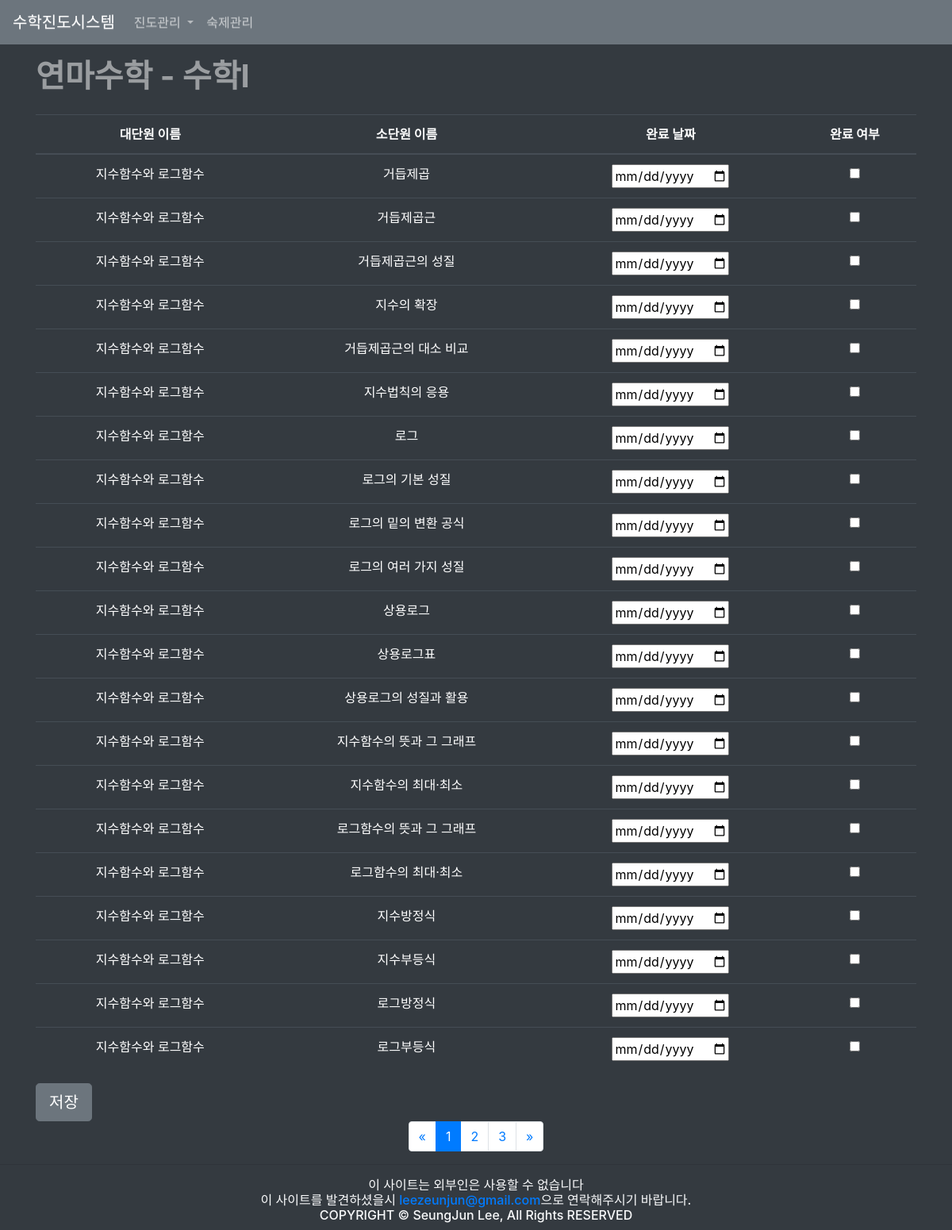
/php/list.php?title=yeonma_math1&page=1, run on the app's committed database.
### tables this page shows
CREATE TABLE yeonma_math1 (
    BigMem VARCHAR(50) NULL,
    BigNum INT,
    SmlMem VARCHAR(50) NULL,
    SmlNum INT,
    CompleteDate DATE,
    CompleteTrue BOOLEAN
);

### php/db.php (called while the page is built, shortened)
<?php
	$db=new mysqli("localhost","root","root1234","math");
	$db->set_charset("utf8");
	function mq($sql) {
		global $db;
		return $db->query($sql);
	}
?>

### php/list.php (the view, shortened to what this page needs)
<?php
    include "db.php";
?>
<!DOCTYPE html>
<html lang="ko">
<head>
    <link rel="stylesheet" href="https://stackpath.bootstrapcdn.com/bootstrap/4.4.1/css/bootstrap.min.css">
    <link rel="stylesheet" href="https://maxcdn.bootstrapcdn.com/bootstrap/3.3.2/css/bootstrap-theme.min.css">
</head>
<body class="bg-dark">
    <header role="header">
        <nav class="navbar navbar-expand-lg navbar-dark bg-secondary">
            <a href="index.php" class="navbar-brand">수학진도시스템</a>
            <div class="collapse navbar-collapse" id="navbarSupportedContent">
                <ul class="navbar-nav mr-auto">
                    <li class="nav-item dropdown">
                        <a href="#" class="nav-link dropdown-toggle" id="navbarDropdown" role="button" data-toggle="dropdown" aria-haspopup="true" aria-expanded="false">
                            진도관리
                        </a>
                    </li>
                    <li class="nav-item">
                        <a href="#" class="nav-link">숙제관리</a>
                    </li>
                </ul>
            </div>
        </nav>
    </header>
    <main role="main" class="mt-3 ml-1 mr-1">
        <div class="container-lg">
            <p class="font-weight-bold h1 text-white-50">
                <?php
                    $title=$_GET['title'];
                    $page=$_GET['page'];
                    if($title=="yeonma_math1") {
                        echo "연마수학 - 수학Ⅰ";
                    } else if($title=="ssen_math1") {
                        echo "라이트센 - 수학Ⅰ";
                    } else if($title=="yeonma_huaktong") {
                        echo "연마수학 - 확률과 통계";
                    } else if($title=="ssen_huaktong") {
                        echo "라이트센 - 확률과 통계";
                    } else {
                    }
                ?>
            </p>
            <form action="write.php" enctype="multipart/form-data" method="post">
                <table class="table table-dark text-center mt-4">
                    <thead>
                        <tr>
                            <th scope="col">대단원 이름</th>
                            <th scope="col">소단원 이름</th>
                            <th scope="col">완료 날짜</th>
                            <th scope="col">완료 여부</th>
                        </tr>
                    </thead>
                    <tbody>
                        <?php
                            $query="SELECT * FROM $title WHERE BigNum=$page";
                            $sql=mq($query);
                            while($list=$sql->fetch_array()) {
                                ?>
                                    <tr>
                                        <td scope="col1"><?php echo $list["BigMem"] ?></td>
                                        <td scope="col1" name="smlmem"><?php echo $list["SmlMem"] ?></td>
                                        <td scope="col1">
                                            <?php
                                                if($list["CompleteTrue"]==0) {
                                                    echo '<input type="date" name="completedate">';
                                                } else {
                                                    echo $list["CompleteDate"];
                                                }
                                            ?>
                                        </td>
                                        <td scope="col1">
                                            <?php
                                                if($list["CompleteTrue"]==0) {
                                                    echo '<input type="checkbox" name="completetrue">';
                                                } else {
                                                    echo '<input type="checkbox" checked disable>';
                                                }
                                            ?>
                                        </td>
                                    </tr>
                                <?php
                            }
                        ?>
                    </tbody>
                </table>
                <button type="submit" class="btn btn-secondary btn-lg">저장</button>
            </form>
            <nav aria-label="Page navigation example">
                <ul class="pagination justify-content-center">
                    <li class="page-item">
                        <a href="#" class="page-link">
                            <span aria-hidden="true">&laquo;</span>
                        </a>
                    </li>
                    <li class="page-item <?php if($page=="1") echo "active"; ?> "><a href="<?php echo "list.php?title=$title&page=1" ?>" class="page-link">1</a></li>
                    <li class="page-item <?php if($page=="2") echo "active"; ?> "><a href="<?php echo "list.php?title=$title&page=2" ?>" class="page-link">2</a></li>
                    <li class="page-item <?php if($page=="3") echo "active"; ?> "><a href="<?php echo "list.php?title=$title&page=3" ?>" class="page-link">3</a></li>
                    <li class="page-item">
                        <a href="#" class="page-link">
                            <span aria-hidden="true">&raquo;</span>
                        </a>
                    </li>
                </ul>
            </nav>
        </div>
    </main>
    <hr>
    <footer role="footer" class="container">
        <h6 class="text-center text-light">
            이 사이트는 외부인은 사용할 수 없습니다
            <br>
            이 사이트를 발견하셨을시 <a href="mailto:leezeunjun@gmail.com" class="text-primary">leezeunjun@gmail.com</a>으로 연락해주시기 바랍니다.
            <br>
            COPYRIGHT &copy; SeungJun Lee, All Rights RESERVED
        </h6>
    </footer>
</body>
</html>

### data on the page
yeonma_math1: BigMem "지수함수와 로그함수", SmlMem "거듭제곱"
yeonma_math1: BigMem "지수함수와 로그함수", SmlMem "거듭제곱근"
yeonma_math1: BigMem "지수함수와 로그함수", SmlMem "거듭제곱근의 성질"
yeonma_math1: BigMem "지수함수와 로그함수", SmlMem "지수의 확장"
yeonma_math1: BigMem "지수함수와 로그함수", SmlMem "거듭제곱근의 대소 비교"
yeonma_math1: BigMem "지수함수와 로그함수", SmlMem "지수법칙의 응용"
yeonma_math1: BigMem "지수함수와 로그함수", SmlMem "로그"
yeonma_math1: BigMem "지수함수와 로그함수", SmlMem "로그의 기본 성질"
yeonma_math1: BigMem "지수함수와 로그함수", SmlMem "로그의 밑의 변환 공식"
yeonma_math1: BigMem "지수함수와 로그함수", SmlMem "로그의 여러 가지 성질"
yeonma_math1: BigMem "지수함수와 로그함수", SmlMem "상용로그"
yeonma_math1: BigMem "지수함수와 로그함수", SmlMem "상용로그표"
yeonma_math1: BigMem "지수함수와 로그함수", SmlMem "상용로그의 성질과 활용"
yeonma_math1: BigMem "지수함수와 로그함수", SmlMem "지수함수의 뜻과 그 그래프"
yeonma_math1: BigMem "지수함수와 로그함수", SmlMem "지수함수의 최대·최소"
yeonma_math1: BigMem "지수함수와 로그함수", SmlMem "로그함수의 뜻과 그 그래프"
yeonma_math1: BigMem "지수함수와 로그함수", SmlMem "로그함수의 최대·최소"
yeonma_math1: BigMem "지수함수와 로그함수", SmlMem "지수방정식"
yeonma_math1: BigMem "지수함수와 로그함수", SmlMem "지수부등식"
yeonma_math1: BigMem "지수함수와 로그함수", SmlMem "로그방정식"
yeonma_math1: BigMem "지수함수와 로그함수", SmlMem "로그부등식"
